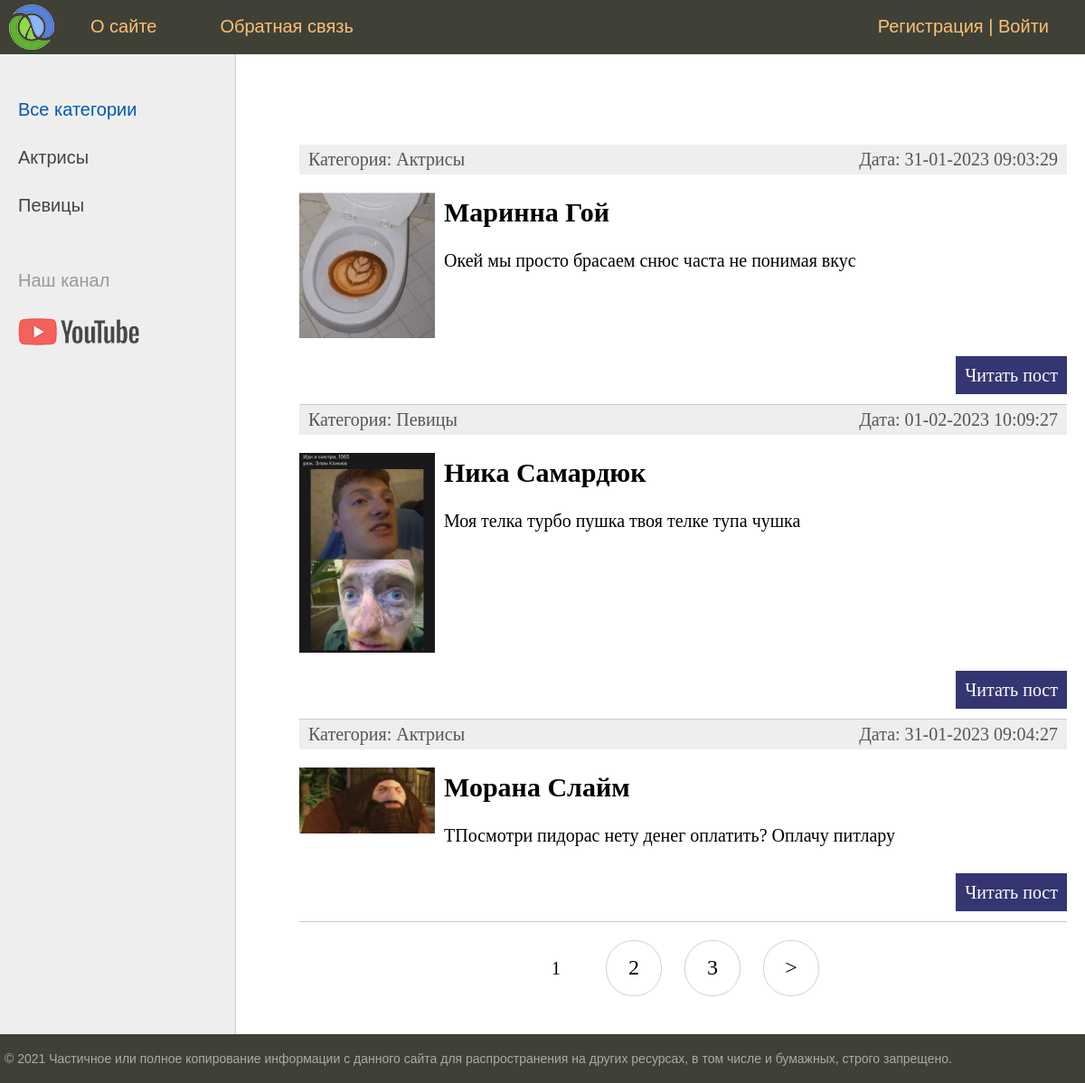
The page / on the database its author committed.
### women/models.py (models this page shows, shortened)
class Category(models.Model):
    name = models.CharField(max_length=100,db_index=True)
    slug = models.SlugField(max_length=255, unique=True, db_index=True, verbose_name="URL")
    def __str__(self):
        return self.name
    def get_absolute_url(self):
        return reverse('category',kwargs ={'cat_slug':self.slug})

class Women(models.Model):
    title = models.CharField(max_length=255,verbose_name="Zagolovok")
    slug = models.SlugField(max_length=255, unique=True,db_index=True,verbose_name="URL")
    content = models.TextField(blank=True)
    photo = models.ImageField(upload_to='photos/%Y/%m/%d/')
    time_created = models.DateTimeField(auto_now_add=True)
    time_update = models.DateTimeField(auto_now=True)
    is_published = models.BooleanField(default=True)
    cat = models.ForeignKey('Category', on_delete=models.PROTECT)
    def get_absolute_url(self):
        return reverse('post',kwargs ={'post_slug':self.slug})
    class Meta:
        verbose_name = "Famose Womens"
        ordering = ['time_created','title']

### women/views.py (the view)
# urls.py: path('', WomenHome.as_view(), name='home'),
class WomenHome(DataMixin, ListView):
    model = Women
    template_name = 'women/index.html'
    context_object_name = 'posts'
    def get_context_data(self, *, object_list=None, **kwargs):
        context = super().get_context_data(**kwargs)
        c_def = self.get_user_context(title="Главная страница")
        return dict(list(context.items()) + list(c_def.items()))
    def get_queryset(self):
        return Women.objects.filter(is_published=True).select_related('cat')

### women/utils.py (called while the page is built)
    def get_user_context(self, **kwargs):
        context = kwargs
        cats = cache.get('cats')
        if not cats:
            cats = Category.objects.annotate(Count('women'))
            cache.set('cats',cats, 60)
        user_menu = menu.copy()
        if not self.request.user.is_authenticated:
            user_menu.pop(1)
        context['menu'] = user_menu
        context['cats'] = cats
        if 'cat_selected' not in context:
            context['cat_selected'] = 0
        return context

### women/templates/women/index.html (shortened to what this page needs)
{% extends 'women/base.html' %}
{% block content %}
<ul class="list-articles">
	{% for p in posts %}
			<li><div class="article-panel">
	<p class="first">Категория: {{p.cat}}</p>
	<p class="last">Дата: {{p.time_update|date:"d-m-Y H:i:s"}}</p>
</div>
{% if p.photo %}
	<p><img class="img-article-left thumb" src="{{p.photo.url}}"></p>
{% endif %}
				<h2>{{p.title}}</h2>
	{% autoescape on %}
	{{p.content|linebreaks|truncatewords:50}}
	{% endautoescape %}
			<p class="link-read-post"><a href="{{ p.get_absolute_url }}">Читать пост</a></p>
			</li>
	{% endfor %}
</ul>
{% endblock %}

### women/templates/women/base.html (shortened to what this page needs)
{% load static %}
{% load women_tags %}
<!DOCTYPE html>
<html>
<head>
	<link type="text/css" href="{% static 'women/css/styles.css' %}" rel="stylesheet" />
</head>
<body>
<table class="table-page" border=0 cellpadding="0" cellspacing="0">
<tr><td valign=top>
{% block mainmenu %}
		<div class="header">
			<ul id="mainmenu" class="mainmenu">
			<li class="logo"><a href="{% url 'home' %}"><div class="logo"></div></a></li>
{% for m in menu %}
			<li><a href="{% url m.url_name %}">{{m.title}}</a></li>
{% endfor %}
				{% if request.user.is_authenticated %}
				<li class="last"> {{user.username}} | <a href="{% url 'logout' %}">Выйти</a></li>
				{% else %}
				<li class="last"><a href="{% url 'register' %}">Регистрация</a> | <a href="{% url 'login' %}">Войти</a></li>
				{% endif %}
			</ul>
		</div>
{% endblock mainmenu %}
<table class="table-content" border=0 cellpadding="0" cellspacing="0">
<tr>
	<td valign="top" class="left-chapters">
	<ul id="leftchapters">
{% if cat_selected == 0 %}
		<li class="selected">Все категории</li>
{% else %}
		<li><a href="{% url 'home' %}">Все категории</a></li>
{% endif %}
{% for c in cats %}
{% if c.women__count > 0 %}
	{% if c.pk == cat_selected %}
		<li class="selected">{{c.name}}</li>
	{% else %}
		<li><a href="{{ c.get_absolute_url }}">{{c.name}}</a></li>
	{% endif %}
{% endif %}
{% endfor %}
		<li class="share">
		<p>Наш канал</p>
		<a class="share-yt" href="https://www.youtube.com/channel/UClJzWfGWuGJL2t-3dYKcHTA/playlists" target="_blank" rel="nofollow"></a>
		</li>
	</ul>
</td>
<td valign="top" class="content">
	<div class="content-text">
{% block content %}
{% endblock %}
{% if page_obj.has_other_pages %}
<nav class="list-pages">
    <ul>
        {% for p in paginator.page_range %}
		{% if page_obj.number == p %}
        <li class="page-num page-num-selected">{{ p }}</li>
		{% elif p >= page_obj.number|add:-2 and p <= page_obj.number|add:2  %}
        <li class="page-num">
            <a href="?page={{ p }}">{{ p }}</a>
        </li>
		{% endif %}
        {% endfor %}
{% if page_obj.has_next %}
<li class="page-num">
	<a href="?page={{ page_obj.next_page_number }}">&gt;</a>
</li>
{% endif %}
    </ul>
</nav>
{% endif %}
	</div>
</td></tr></table>
</td></tr>
<tr><td valign=top>
	<div id="footer">
		<p>&copy; 2021 Частичное или полное копирование информации с данного сайта для распространения на других ресурсах, в том числе и бумажных, строго запрещено.</p>
	</div>
</td></tr></table>
</body>
</html>

### women/static/women/css/styles.css (style rules this page uses)
html, body { font-family: 'Arial'; margin: 0; padding: 0; height: 100%; width: 100%; color: #444; }
a { color: #0059b2; text-decoration: none; }
img { max-width: 600px; height: auto; }
img.img-article-left { max-width: 300px; height: auto; float: left; padding: 0 10px 10px 0; }
img.img-article-left.thumb { max-width: 150px; height: auto; }
p.link-read-post { text-align: right; }
p.link-read-post a { padding: 10px; min-width: 100px; background: #333671; color: #fff; text-decoration: none; }
div.article-panel { background: #eee; padding: 5px 10px 5px 10px; box-sizing: border-box; overflow: hidden; color: #555; }
div.article-panel p.first { margin: 0; float: left; }
div.article-panel p.last { margin: 0; float: right; }
ul.list-articles { list-style: none; margin: 0; padding: 0; }
ul.list-articles li { border-bottom: 1px solid #ccc; }
.table-page { width: 100%; height: 100%; vertical-align: top; }
.table-page tr { height: 100%; }
.header { background: #3F4137; height: 60px; }
.logo { background: url('../images/logo.png') no-repeat 10px 5px; width: 70px; height: 60px; }
ul.mainmenu { list-style: none; margin: 0; padding: 0; height: 60px; color: #fdc073; font-size: 20px; overflow: hidden; }
ul.mainmenu li { float: left; margin: 18px 40px 0 30px; }
ul.mainmenu li.logo { margin: 0; }
ul.mainmenu li.last { float: right; }
ul.mainmenu li a { color: #fdc073; text-decoration: none; }
.table-content { width: 100%; min-height: 100%; height: 100%; }
.left-chapters { margin: 0; background: #eee; border-right: 1px solid #ccc; min-height: 100%; }
.left-chapters ul { width: 230px; min-height: 100%; margin: 0; padding: 20px 10px 10px 20px; list-style: none; font-size: 20px; }
.left-chapters ul li { margin: 30px 0 0 0; color: #999; }
.left-chapters ul li.selected { color: #0059b2; }
.left-chapters ul li a { color: #444; text-decoration: none; }
.left-chapters ul li.share { margin: 60px 0 0 0; }
.left-chapters ul li.share p { margin: 30px 0 30px 0; }
.left-chapters ul li.share a { display: inline-block; width: 40px; height: 40px; margin: 0 20px 0 0; }
.left-chapters ul li.share a.share-yt { width: 100%; height: 30px; background: url('../images/share_yt.png') no-repeat 0 0 }
.content { padding: 40px 20px 20px 40px; width: 100%; box-sizing: border-box; }
.content-text { margin: 60px 0 0 30px; color: #000; font-size: 20px; font-family: Yandex Sans Display Light; }
#footer { box-sizing: border-box; background: #3F4137; padding: 5px; color: #aaa; font-size: 14px; font-family: Verdana, Geneva, Arial, Helvetica; text-align: left; overflow: hidden; }
.list-pages { text-align: center; margin: 0 0 20px 0; }
.list-pages ul { margin: 20px 0 0 0; padding: 0; list-style: none; }
.list-pages ul li { display: inline-block; margin: 0 20px 0 0; }
.list-pages a { color: #000; font-size: 24px; text-decoration: none; }
.list-pages .page-num, .page-num-selected { display: inline-block; width: 60px; height: 44px; padding: 16px 0 0 0; border: 1px solid #d0d0d0; border-radius: 30px; }
.list-pages .page-num-selected { border: none; color: #000; font-size: 20px; }

### rows shown on the page
Category: name "Актрисы"
Category: name "Певицы"
Women: cat "Актрисы", time_update "31-01-2023 09:03:29", photo (picture), title "Маринна Гой", content "Окей мы просто брасаем снюс часта не понимая вкус"
Women: cat "Певицы", time_update "01-02-2023 10:09:27", photo (picture), title "Ника Самардюк", content "Моя телка турбо пушка твоя телке тупа чушка"
Women: cat "Актрисы", time_update "31-01-2023 09:04:27", photo (picture), title "Морана Слайм", content "ТПосмотри пидорас нету денег оплатить? Оплачу питлару"

### other values the page prints
{{ m.title }} "О сайте" "Обратная связь"
{{ p }} "1"
{{ p }} "2" "3"
